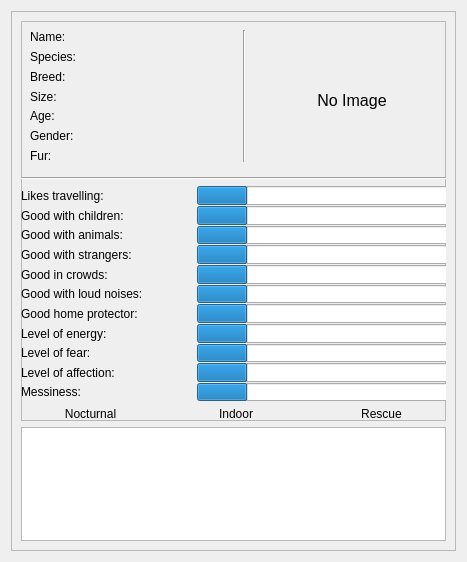
<?xml version="1.0" encoding="UTF-8"?>
<ui version="4.0">
 <class>ViewAnimals</class>
 <widget class="QDialog" name="ViewAnimals">
  <property name="geometry">
   <rect>
    <x>0</x>
    <y>0</y>
    <width>467</width>
    <height>562</height>
   </rect>
  </property>
  <property name="windowTitle">
   <string>Dialog</string>
  </property>
  <layout class="QGridLayout" name="gridLayout">
   <item row="0" column="0">
    <widget class="QScrollArea" name="scrollArea">
     <property name="widgetResizable">
      <bool>true</bool>
     </property>
     <widget class="QWidget" name="scrollAreaWidgetContents">
      <property name="geometry">
       <rect>
        <x>0</x>
        <y>0</y>
        <width>453</width>
        <height>548</height>
       </rect>
      </property>
      <layout class="QGridLayout" name="gridLayout_2">
       <item row="1" column="0">
        <widget class="QListWidget" name="animalList"/>
       </item>
       <item row="0" column="0">
        <widget class="QFrame" name="frame">
         <property name="minimumSize">
          <size>
           <width>250</width>
           <height>400</height>
          </size>
         </property>
         <property name="frameShape">
          <enum>QFrame::StyledPanel</enum>
         </property>
         <property name="frameShadow">
          <enum>QFrame::Raised</enum>
         </property>
         <widget class="QWidget" name="widget_2" native="true">
          <property name="geometry">
           <rect>
            <x>0</x>
            <y>0</y>
            <width>430</width>
            <height>400</height>
           </rect>
          </property>
          <property name="minimumSize">
           <size>
            <width>430</width>
            <height>400</height>
           </size>
          </property>
          <property name="maximumSize">
           <size>
            <width>430</width>
            <height>400</height>
           </size>
          </property>
          <layout class="QVBoxLayout" name="verticalLayout_4">
           <item>
            <widget class="QWidget" name="widget" native="true">
             <property name="minimumSize">
              <size>
               <width>440</width>
               <height>0</height>
              </size>
             </property>
             <property name="maximumSize">
              <size>
               <width>400</width>
               <height>150</height>
              </size>
             </property>
             <layout class="QHBoxLayout" name="horizontalLayout_2">
              <item>
               <layout class="QVBoxLayout" name="verticalLayout">
                <item>
                 <layout class="QHBoxLayout" name="name">
                  <item>
                   <widget class="QLabel" name="lbName">
                    <property name="minimumSize">
                     <size>
                      <width>50</width>
                      <height>0</height>
                     </size>
                    </property>
                    <property name="text">
                     <string>Name:</string>
                    </property>
                   </widget>
                  </item>
                  <item>
                   <widget class="QLabel" name="aName">
                    <property name="minimumSize">
                     <size>
                      <width>100</width>
                      <height>0</height>
                     </size>
                    </property>
                    <property name="text">
                     <string/>
                    </property>
                   </widget>
                  </item>
                 </layout>
                </item>
                <item>
                 <layout class="QHBoxLayout" name="species">
                  <item>
                   <widget class="QLabel" name="lbSpecies">
                    <property name="minimumSize">
                     <size>
                      <width>50</width>
                      <height>0</height>
                     </size>
                    </property>
                    <property name="text">
                     <string>Species:</string>
                    </property>
                   </widget>
                  </item>
                  <item>
                   <widget class="QLabel" name="aSpecies">
                    <property name="minimumSize">
                     <size>
                      <width>100</width>
                      <height>0</height>
                     </size>
                    </property>
                    <property name="text">
                     <string/>
                    </property>
                   </widget>
                  </item>
                 </layout>
                </item>
                <item>
                 <layout class="QHBoxLayout" name="breed">
                  <item>
                   <widget class="QLabel" name="lbBreed">
                    <property name="minimumSize">
                     <size>
                      <width>50</width>
                      <height>0</height>
                     </size>
                    </property>
                    <property name="text">
                     <string>Breed:</string>
                    </property>
                   </widget>
                  </item>
                  <item>
                   <widget class="QLabel" name="aBreed">
                    <property name="minimumSize">
                     <size>
                      <width>100</width>
                      <height>0</height>
                     </size>
                    </property>
                    <property name="text">
                     <string/>
                    </property>
                   </widget>
                  </item>
                 </layout>
                </item>
                <item>
                 <layout class="QHBoxLayout" name="size">
                  <item>
                   <widget class="QLabel" name="lbSize">
                    <property name="minimumSize">
                     <size>
                      <width>50</width>
                      <height>0</height>
                     </size>
                    </property>
                    <property name="text">
                     <string>Size:</string>
                    </property>
                   </widget>
                  </item>
                  <item>
                   <widget class="QLabel" name="aSize">
                    <property name="minimumSize">
                     <size>
                      <width>100</width>
                      <height>0</height>
                     </size>
                    </property>
                    <property name="text">
                     <string/>
                    </property>
                   </widget>
                  </item>
                 </layout>
                </item>
                <item>
                 <layout class="QHBoxLayout" name="age">
                  <item>
                   <widget class="QLabel" name="lbAge">
                    <property name="minimumSize">
                     <size>
                      <width>50</width>
                      <height>0</height>
                     </size>
                    </property>
                    <property name="text">
                     <string>Age:</string>
                    </property>
                   </widget>
                  </item>
                  <item>
                   <widget class="QLabel" name="aAge">
                    <property name="minimumSize">
                     <size>
                      <width>100</width>
                      <height>0</height>
                     </size>
                    </property>
                    <property name="text">
                     <string/>
                    </property>
                   </widget>
                  </item>
                 </layout>
                </item>
                <item>
                 <layout class="QHBoxLayout" name="gender">
                  <item>
                   <widget class="QLabel" name="lbGender">
                    <property name="minimumSize">
                     <size>
                      <width>50</width>
                      <height>0</height>
                     </size>
                    </property>
                    <property name="text">
                     <string>Gender:</string>
                    </property>
                   </widget>
                  </item>
                  <item>
                   <widget class="QLabel" name="aGender">
                    <property name="minimumSize">
                     <size>
                      <width>100</width>
                      <height>0</height>
                     </size>
                    </property>
                    <property name="text">
                     <string/>
                    </property>
                   </widget>
                  </item>
                 </layout>
                </item>
                <item>
                 <layout class="QHBoxLayout" name="fur">
                  <item>
                   <widget class="QLabel" name="lbFur">
                    <property name="minimumSize">
                     <size>
                      <width>50</width>
                      <height>0</height>
                     </size>
                    </property>
                    <property name="text">
                     <string>Fur:</string>
                    </property>
                   </widget>
                  </item>
                  <item>
                   <widget class="QLabel" name="aFur">
                    <property name="minimumSize">
                     <size>
                      <width>100</width>
                      <height>0</height>
                     </size>
                    </property>
                    <property name="text">
                     <string/>
                    </property>
                   </widget>
                  </item>
                 </layout>
                </item>
               </layout>
              </item>
              <item>
               <widget class="Line" name="line_2">
                <property name="orientation">
                 <enum>Qt::Vertical</enum>
                </property>
               </widget>
              </item>
              <item>
               <widget class="QLabel" name="lbAnimalImage">
                <property name="minimumSize">
                 <size>
                  <width>200</width>
                  <height>140</height>
                 </size>
                </property>
                <property name="maximumSize">
                 <size>
                  <width>200</width>
                  <height>140</height>
                 </size>
                </property>
                <property name="font">
                 <font>
                  <pointsize>12</pointsize>
                 </font>
                </property>
                <property name="text">
                 <string>No Image</string>
                </property>
                <property name="scaledContents">
                 <bool>true</bool>
                </property>
                <property name="alignment">
                 <set>Qt::AlignCenter</set>
                </property>
               </widget>
              </item>
             </layout>
            </widget>
           </item>
           <item>
            <widget class="Line" name="line">
             <property name="orientation">
              <enum>Qt::Horizontal</enum>
             </property>
            </widget>
           </item>
           <item>
            <layout class="QVBoxLayout" name="verticalLayout_3">
             <item>
              <layout class="QVBoxLayout" name="verticalLayout_2">
               <property name="spacing">
                <number>1</number>
               </property>
               <property name="sizeConstraint">
                <enum>QLayout::SetDefaultConstraint</enum>
               </property>
               <item>
                <layout class="QHBoxLayout" name="likesTravel">
                 <item>
                  <widget class="QLabel" name="lbLikesTravel">
                   <property name="minimumSize">
                    <size>
                     <width>175</width>
                     <height>0</height>
                    </size>
                   </property>
                   <property name="text">
                    <string>Likes travelling:</string>
                   </property>
                  </widget>
                 </item>
                 <item>
                  <widget class="QProgressBar" name="barLikesTravel">
                   <property name="minimumSize">
                    <size>
                     <width>175</width>
                     <height>0</height>
                    </size>
                   </property>
                   <property name="minimum">
                    <number>-1</number>
                   </property>
                   <property name="maximum">
                    <number>4</number>
                   </property>
                   <property name="value">
                    <number>0</number>
                   </property>
                   <property name="textVisible">
                    <bool>false</bool>
                   </property>
                  </widget>
                 </item>
                </layout>
               </item>
               <item>
                <layout class="QHBoxLayout" name="goodwChildren">
                 <item>
                  <widget class="QLabel" name="lbChildren">
                   <property name="minimumSize">
                    <size>
                     <width>175</width>
                     <height>0</height>
                    </size>
                   </property>
                   <property name="text">
                    <string>Good with children:</string>
                   </property>
                  </widget>
                 </item>
                 <item>
                  <widget class="QProgressBar" name="barChildren">
                   <property name="minimumSize">
                    <size>
                     <width>175</width>
                     <height>0</height>
                    </size>
                   </property>
                   <property name="minimum">
                    <number>-1</number>
                   </property>
                   <property name="maximum">
                    <number>4</number>
                   </property>
                   <property name="value">
                    <number>0</number>
                   </property>
                   <property name="textVisible">
                    <bool>false</bool>
                   </property>
                  </widget>
                 </item>
                </layout>
               </item>
               <item>
                <layout class="QHBoxLayout" name="goodwAnimals">
                 <item>
                  <widget class="QLabel" name="lbAnimals">
                   <property name="minimumSize">
                    <size>
                     <width>175</width>
                     <height>0</height>
                    </size>
                   </property>
                   <property name="text">
                    <string>Good with animals:</string>
                   </property>
                  </widget>
                 </item>
                 <item>
                  <widget class="QProgressBar" name="barAnimals">
                   <property name="minimumSize">
                    <size>
                     <width>175</width>
                     <height>0</height>
                    </size>
                   </property>
                   <property name="minimum">
                    <number>-1</number>
                   </property>
                   <property name="maximum">
                    <number>4</number>
                   </property>
                   <property name="value">
                    <number>0</number>
                   </property>
                   <property name="textVisible">
                    <bool>false</bool>
                   </property>
                  </widget>
                 </item>
                </layout>
               </item>
               <item>
                <layout class="QHBoxLayout" name="goodwStrangers">
                 <item>
                  <widget class="QLabel" name="lbStrangers">
                   <property name="minimumSize">
                    <size>
                     <width>175</width>
                     <height>0</height>
                    </size>
                   </property>
                   <property name="text">
                    <string>Good with strangers:</string>
                   </property>
                  </widget>
                 </item>
                 <item>
                  <widget class="QProgressBar" name="barStrangers">
                   <property name="minimumSize">
                    <size>
                     <width>175</width>
                     <height>0</height>
                    </size>
                   </property>
                   <property name="minimum">
                    <number>-1</number>
                   </property>
                   <property name="maximum">
                    <number>4</number>
                   </property>
                   <property name="value">
                    <number>0</number>
                   </property>
                   <property name="textVisible">
                    <bool>false</bool>
                   </property>
                  </widget>
                 </item>
                </layout>
               </item>
               <item>
                <layout class="QHBoxLayout" name="goodinCrowds">
                 <item>
                  <widget class="QLabel" name="lbCrowds">
                   <property name="minimumSize">
                    <size>
                     <width>175</width>
                     <height>0</height>
                    </size>
                   </property>
                   <property name="text">
                    <string>Good in crowds:</string>
                   </property>
                  </widget>
                 </item>
                 <item>
                  <widget class="QProgressBar" name="barCrowds">
                   <property name="minimumSize">
                    <size>
                     <width>175</width>
                     <height>0</height>
                    </size>
                   </property>
                   <property name="minimum">
                    <number>-1</number>
                   </property>
                   <property name="maximum">
                    <number>4</number>
                   </property>
                   <property name="value">
                    <number>0</number>
                   </property>
                   <property name="textVisible">
                    <bool>false</bool>
                   </property>
                  </widget>
                 </item>
                </layout>
               </item>
               <item>
                <layout class="QHBoxLayout" name="goodwNoise">
                 <item>
                  <widget class="QLabel" name="lbNoise">
                   <property name="minimumSize">
                    <size>
                     <width>175</width>
                     <height>0</height>
                    </size>
                   </property>
                   <property name="text">
                    <string>Good with loud noises:</string>
                   </property>
                  </widget>
                 </item>
                 <item>
                  <widget class="QProgressBar" name="barNoise">
                   <property name="minimumSize">
                    <size>
                     <width>175</width>
                     <height>0</height>
                    </size>
                   </property>
                   <property name="minimum">
                    <number>-1</number>
                   </property>
                   <property name="maximum">
                    <number>4</number>
                   </property>
                   <property name="value">
                    <number>0</number>
                   </property>
                   <property name="textVisible">
                    <bool>false</bool>
                   </property>
                  </widget>
                 </item>
                </layout>
               </item>
               <item>
                <layout class="QHBoxLayout" name="goodProtector">
                 <item>
                  <widget class="QLabel" name="lbProtector">
                   <property name="minimumSize">
                    <size>
                     <width>175</width>
                     <height>0</height>
                    </size>
                   </property>
                   <property name="text">
                    <string>Good home protector:</string>
                   </property>
                  </widget>
                 </item>
                 <item>
                  <widget class="QProgressBar" name="barProtector">
                   <property name="minimumSize">
                    <size>
                     <width>175</width>
                     <height>0</height>
                    </size>
                   </property>
                   <property name="minimum">
                    <number>-1</number>
                   </property>
                   <property name="maximum">
                    <number>4</number>
                   </property>
                   <property name="value">
                    <number>0</number>
                   </property>
                   <property name="textVisible">
                    <bool>false</bool>
                   </property>
                  </widget>
                 </item>
                </layout>
               </item>
               <item>
                <layout class="QHBoxLayout" name="lvlEnergy">
                 <item>
                  <widget class="QLabel" name="lbEnergy">
                   <property name="minimumSize">
                    <size>
                     <width>175</width>
                     <height>0</height>
                    </size>
                   </property>
                   <property name="text">
                    <string>Level of energy:</string>
                   </property>
                  </widget>
                 </item>
                 <item>
                  <widget class="QProgressBar" name="barEnergy">
                   <property name="minimumSize">
                    <size>
                     <width>175</width>
                     <height>0</height>
                    </size>
                   </property>
                   <property name="minimum">
                    <number>-1</number>
                   </property>
                   <property name="maximum">
                    <number>4</number>
                   </property>
                   <property name="value">
                    <number>0</number>
                   </property>
                   <property name="textVisible">
                    <bool>false</bool>
                   </property>
                  </widget>
                 </item>
                </layout>
               </item>
               <item>
                <layout class="QHBoxLayout" name="lvlFear">
                 <item>
                  <widget class="QLabel" name="lbFear">
                   <property name="minimumSize">
                    <size>
                     <width>175</width>
                     <height>0</height>
                    </size>
                   </property>
                   <property name="text">
                    <string>Level of fear:</string>
                   </property>
                  </widget>
                 </item>
                 <item>
                  <widget class="QProgressBar" name="barFear">
                   <property name="minimumSize">
                    <size>
                     <width>175</width>
                     <height>0</height>
                    </size>
                   </property>
                   <property name="minimum">
                    <number>-1</number>
                   </property>
                   <property name="maximum">
                    <number>4</number>
                   </property>
                   <property name="value">
                    <number>0</number>
                   </property>
                   <property name="textVisible">
                    <bool>false</bool>
                   </property>
                  </widget>
                 </item>
                </layout>
               </item>
               <item>
                <layout class="QHBoxLayout" name="lvlAffection">
                 <item>
                  <widget class="QLabel" name="lbAffection">
                   <property name="minimumSize">
                    <size>
                     <width>175</width>
                     <height>0</height>
                    </size>
                   </property>
                   <property name="text">
                    <string>Level of affection:</string>
                   </property>
                  </widget>
                 </item>
                 <item>
                  <widget class="QProgressBar" name="barAffection">
                   <property name="minimumSize">
                    <size>
                     <width>175</width>
                     <height>0</height>
                    </size>
                   </property>
                   <property name="minimum">
                    <number>-1</number>
                   </property>
                   <property name="maximum">
                    <number>4</number>
                   </property>
                   <property name="value">
                    <number>0</number>
                   </property>
                   <property name="textVisible">
                    <bool>false</bool>
                   </property>
                  </widget>
                 </item>
                </layout>
               </item>
               <item>
                <layout class="QHBoxLayout" name="messiness">
                 <item>
                  <widget class="QLabel" name="lbMessy">
                   <property name="minimumSize">
                    <size>
                     <width>175</width>
                     <height>0</height>
                    </size>
                   </property>
                   <property name="text">
                    <string>Messiness:</string>
                   </property>
                  </widget>
                 </item>
                 <item>
                  <widget class="QProgressBar" name="barMessy">
                   <property name="minimumSize">
                    <size>
                     <width>175</width>
                     <height>0</height>
                    </size>
                   </property>
                   <property name="minimum">
                    <number>-1</number>
                   </property>
                   <property name="maximum">
                    <number>4</number>
                   </property>
                   <property name="value">
                    <number>0</number>
                   </property>
                   <property name="textVisible">
                    <bool>false</bool>
                   </property>
                  </widget>
                 </item>
                </layout>
               </item>
              </layout>
             </item>
             <item>
              <layout class="QHBoxLayout" name="horizontalLayout">
               <item>
                <widget class="QLabel" name="lbNocturnal">
                 <property name="minimumSize">
                  <size>
                   <width>100</width>
                   <height>0</height>
                  </size>
                 </property>
                 <property name="text">
                  <string>Nocturnal</string>
                 </property>
                 <property name="alignment">
                  <set>Qt::AlignCenter</set>
                 </property>
                </widget>
               </item>
               <item>
                <widget class="QLabel" name="lbIndoor">
                 <property name="minimumSize">
                  <size>
                   <width>100</width>
                   <height>0</height>
                  </size>
                 </property>
                 <property name="text">
                  <string>Indoor</string>
                 </property>
                 <property name="alignment">
                  <set>Qt::AlignCenter</set>
                 </property>
                </widget>
               </item>
               <item>
                <widget class="QLabel" name="lbHistory">
                 <property name="minimumSize">
                  <size>
                   <width>100</width>
                   <height>0</height>
                  </size>
                 </property>
                 <property name="text">
                  <string>Rescue</string>
                 </property>
                 <property name="alignment">
                  <set>Qt::AlignCenter</set>
                 </property>
                </widget>
               </item>
              </layout>
             </item>
            </layout>
           </item>
          </layout>
         </widget>
        </widget>
       </item>
      </layout>
     </widget>
    </widget>
   </item>
  </layout>
 </widget>
 <resources/>
 <connections/>
</ui>
